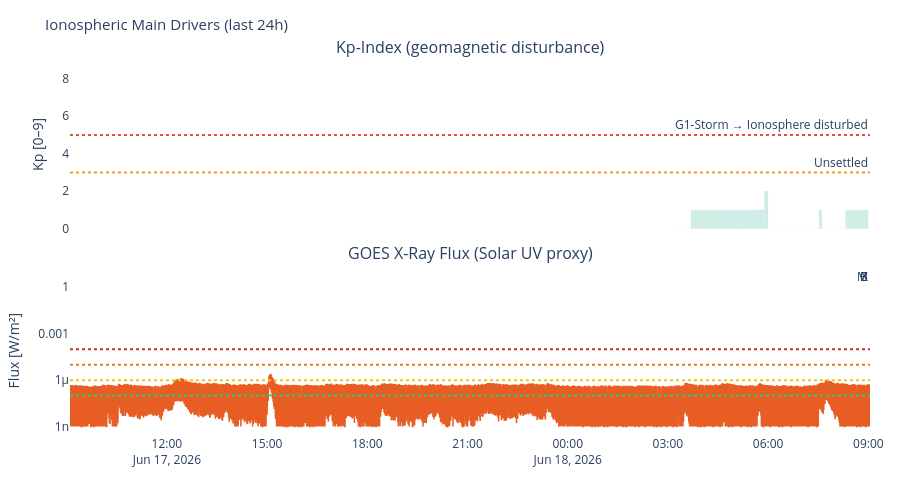

The code cell stored with this chart in its notebook:
### Markdown cell above
---
## 3. Visualizations

### Code cell
# ============================================================
# KP-INDEX + X-RAY FLUX – the two main ionospheric drivers
# ============================================================

n_panels = sum([df_kp is not None, df_xray is not None])
if n_panels > 0:
    titles = []
    if df_kp    is not None: titles.append('Kp-Index (geomagnetic disturbance)')
    if df_xray  is not None: titles.append('GOES X-Ray Flux (Solar UV proxy)')

    fig = make_subplots(rows=n_panels, cols=1, shared_xaxes=True,
                        subplot_titles=titles, vertical_spacing=0.1)
    row = 1

    if df_kp is not None:
        colors_kp = ['#2ecc71' if k < 4 else '#f39c12' if k < 6 else '#e74c3c'
                     for k in df_kp['kp']]
        fig.add_trace(go.Bar(x=df_kp['time'], y=df_kp['kp'],
                             marker_color=colors_kp, opacity=0.8, name='Kp'), row=row, col=1)
        fig.add_hline(y=5, line_dash='dot', line_color='#e74c3c',
                      annotation_text='G1-Storm → Ionosphere disturbed', row=row, col=1)
        fig.add_hline(y=3, line_dash='dot', line_color='#f39c12',
                      annotation_text='Unsettled', row=row, col=1)
        fig.update_yaxes(title_text='Kp [0–9]', range=[0,9], row=row, col=1)
        row += 1

    if df_xray is not None:
        fig.add_trace(go.Scatter(x=df_xray['time'], y=df_xray['flux'],
                                 line=dict(color='#E85D24', width=1.5), name='X-Ray'),
                      row=row, col=1)
        for lvl, lbl, col in [(1e-4,'X','#c0392b'),(1e-5,'M','#e67e22'),
                               (1e-6,'C','#f1c40f'),(1e-7,'B','#2ecc71')]:
            fig.add_hline(y=lvl, line_dash='dot', line_color=col,
                          annotation_text=lbl, row=row, col=1)
        fig.update_yaxes(type='log', title_text='Flux [W/m²]', row=row, col=1)
        row += 1

    fig.update_layout(
        title=dict(text='Ionospheric Main Drivers (last 24h)', font=dict(size=15)),
        height=200 * n_panels + 80,
        showlegend=False, plot_bgcolor='rgba(0,0,0,0)', paper_bgcolor='rgba(0,0,0,0)',
        margin=dict(l=70, r=30, t=60, b=40)
    )
    fig.show()

### Figure 1 — Plotly figure (JSON) as saved in the notebook; plotly's stock layout.template omitted (floating-point values rounded to 4 significant figures; data arrays with more than 128 entries replaced by an {"elided": "..."} marker saying what was removed)
{"data": [{"marker": {"color": {"elided": "355 str values"}}, "name": "Kp", "opacity": 0.8, "type": "bar", "x": {"elided": "355 str values"}, "xaxis": "x", "y": {"elided": "355 float values"}, "yaxis": "y"}, {"line": {"color": "#E85D24", "width": 1.5}, "name": "X-Ray", "type": "scatter", "x": {"elided": "2876 str values"}, "xaxis": "x2", "y": {"elided": "2876 float values"}, "yaxis": "y2"}], "layout": {"annotations": [{"font": {"size": 16}, "showarrow": false, "text": "Kp-Index (geomagnetic disturbance)", "x": 0.5, "xanchor": "center", "xref": "paper", "y": 1.0, "yanchor": "bottom", "yref": "paper"}, {"font": {"size": 16}, "showarrow": false, "text": "GOES X-Ray Flux (Solar UV proxy)", "x": 0.5, "xanchor": "center", "xref": "paper", "y": 0.45, "yanchor": "bottom", "yref": "paper"}, {"showarrow": false, "text": "G1-Storm → Ionosphere disturbed", "x": 1, "xanchor": "right", "xref": "x domain", "y": 5, "yanchor": "bottom", "yref": "y"}, {"showarrow": false, "text": "Unsettled", "x": 1, "xanchor": "right", "xref": "x domain", "y": 3, "yanchor": "bottom", "yref": "y"}, {"showarrow": false, "text": "X", "x": 1, "xanchor": "right", "xref": "x2 domain", "y": 0.0001, "yanchor": "bottom", "yref": "y2"}, {"showarrow": false, "text": "M", "x": 1, "xanchor": "right", "xref": "x2 domain", "y": 1e-05, "yanchor": "bottom", "yref": "y2"}, {"showarrow": false, "text": "C", "x": 1, "xanchor": "right", "xref": "x2 domain", "y": 1e-06, "yanchor": "bottom", "yref": "y2"}, {"showarrow": false, "text": "B", "x": 1, "xanchor": "right", "xref": "x2 domain", "y": 1e-07, "yanchor": "bottom", "yref": "y2"}], "height": 480, "margin": {"b": 40, "l": 70, "r": 30, "t": 60}, "paper_bgcolor": "rgba(0,0,0,0)", "plot_bgcolor": "rgba(0,0,0,0)", "shapes": [{"line": {"color": "#e74c3c", "dash": "dot"}, "type": "line", "x0": 0, "x1": 1, "xref": "x domain", "y0": 5, "y1": 5, "yref": "y"}, {"line": {"color": "#f39c12", "dash": "dot"}, "type": "line", "x0": 0, "x1": 1, "xref": "x domain", "y0": 3, "y1": 3, "yref": "y"}, {"line": {"color": "#c0392b", "dash": "dot"}, "type": "line", "x0": 0, "x1": 1, "xref": "x2 domain", "y0": 0.0001, "y1": 0.0001, "yref": "y2"}, {"line": {"color": "#e67e22", "dash": "dot"}, "type": "line", "x0": 0, "x1": 1, "xref": "x2 domain", "y0": 1e-05, "y1": 1e-05, "yref": "y2"}, {"line": {"color": "#f1c40f", "dash": "dot"}, "type": "line", "x0": 0, "x1": 1, "xref": "x2 domain", "y0": 1e-06, "y1": 1e-06, "yref": "y2"}, {"line": {"color": "#2ecc71", "dash": "dot"}, "type": "line", "x0": 0, "x1": 1, "xref": "x2 domain", "y0": 1e-07, "y1": 1e-07, "yref": "y2"}], "showlegend": false, "title": {"font": {"size": 15}, "text": "Ionospheric Main Drivers (last 24h)"}, "xaxis": {"anchor": "y", "domain": [0.0, 1.0], "matches": "x2", "showticklabels": false}, "xaxis2": {"anchor": "y2", "domain": [0.0, 1.0]}, "yaxis": {"anchor": "x", "domain": [0.55, 1.0], "range": [0, 9], "title": {"text": "Kp [0–9]"}}, "yaxis2": {"anchor": "x2", "domain": [0.0, 0.45], "title": {"text": "Flux [W/m²]"}, "type": "log"}}}
